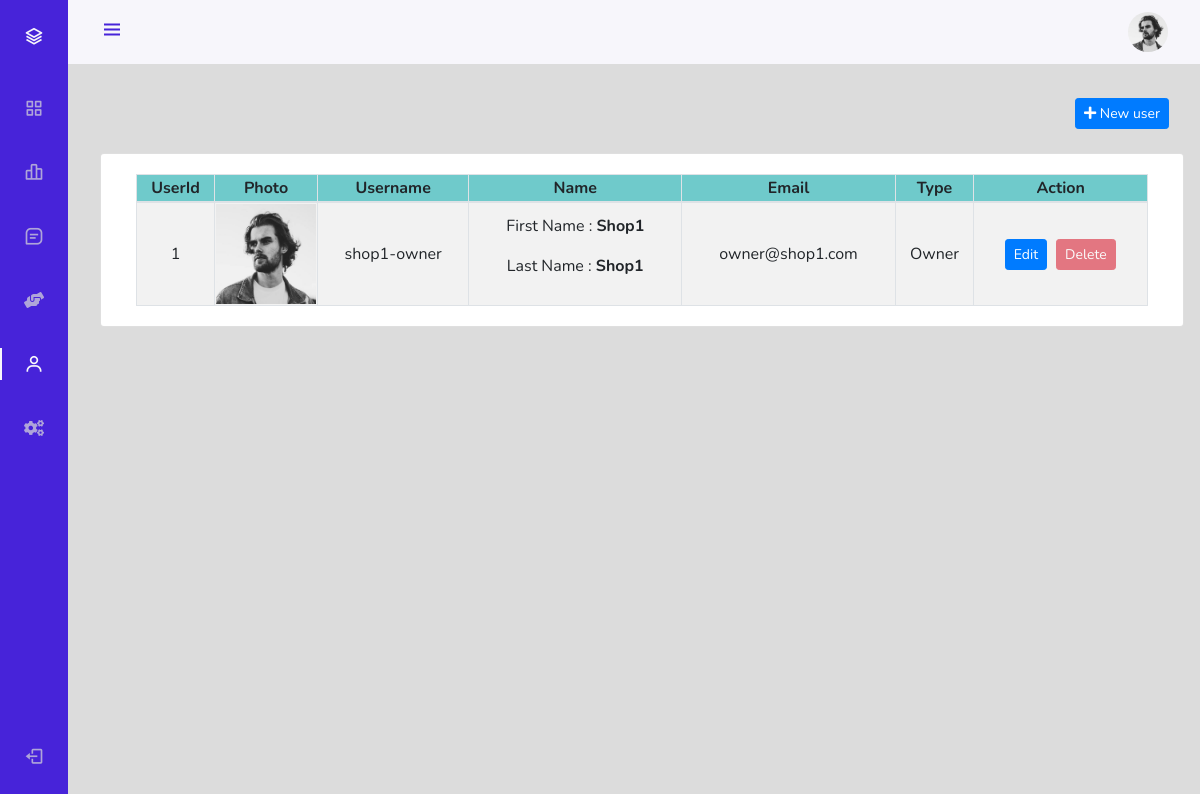
/OnlineStore/shop/index.php?page=userManage (signed in), run on the app's committed database.
### tables this page shows
CREATE TABLE `shopuser` (
  `shopuserId` int(11) NOT NULL,
  `shopId` int(11) NOT NULL,
  `firstname` varchar(255) NOT NULL,
  `lastname` varchar(255) NOT NULL,
  `username` varchar(250) NOT NULL,
  `password` varchar(250) NOT NULL,
  `userType` enum('1','2') NOT NULL COMMENT '1=owner, \r\n2=employee',
  `status` enum('0','1') NOT NULL DEFAULT '0' COMMENT '0=pending, 1=approved',
  `email` varchar(255) NOT NULL,
  `dateTime` datetime NOT NULL DEFAULT current_timestamp()
);

### OnlineStore/shop/userManage.php (the view, shortened to what this page needs)
<div class="container-fluid" style="margin-top:98px">
	    <?php
        $sql2 = "SELECT * FROM `shopuser` WHERE `shopuserId` = '$shopuserId'";
        $result2 = mysqli_query($conn, $sql2);
        $row2 = mysqli_fetch_assoc($result2);
        $usertype = $row2['userType'];
        if ($usertype == 1) {
        ?>
	<div class="row">
        <div class="col-lg-12">
            <button class="btn btn-primary float-right btn-sm" data-toggle="modal" data-target="#newUser"><i class="fa fa-plus"></i> New user</button>
        </div>
	</div>
	    <br>
	<div class="row">
		<div class="card col-lg-12">
			<div class="card-body">
				<table class="table-striped table-bordered col-md-12 text-center">
                    <thead style="background-color: rgb(111 202 203);">
                        <tr>
                            <th>UserId</th>
                            <th style="width:7%">Photo</th>
                            <th>Username</th>
                            <th>Name</th>
                            <th>Email</th>
                            <th>Type</th>
                            <th>Action</th>
                        </tr>
                    </thead>
                    <tbody>
                        <?php
                            $sql = "SELECT * FROM shopuser WHERE `shopId`= $shopId ";
                            $result = mysqli_query($conn, $sql);
                            while($row=mysqli_fetch_assoc($result)) {
                                $shopuserId = $row['shopuserId'];
                                $username = $row['username'];
                                $firstname = $row['firstname'];
                                $lastname = $row['lastname'];
                                $email = $row['email'];
                                $userType = $row['userType'];
                                if($userType == 1)
                                    $userType = "Owner";
                                echo '<tr>
                                    <td>' .$shopuserId. '</td>
                                    <td><img src="assetsForSideBar/img/person-' .$shopuserId. '.jpg" alt="image for this user" onError="this.src =\'assetsForSideBar/img/perfil.jpg\'" width="100px" height="100px"></td>
                                    <td>' .$username. '</td>
                                    <td>
                                        <p>First Name : <b>' .$firstname. '</b></p>
                                        <p>Last Name : <b>' .$lastname. '</b></p>
                                    </td>
                                    <td>' .$email. '</td>
                                    <td>' .$userType. '</td>
                                    <td class="text-center">
                                        <div class="row mx-auto" style="width:112px">
                                            <button class="btn btn-sm btn-primary" data-toggle="modal" data-target="#editUser' .$shopuserId. '" type="button">Edit</button>';
                                            if($row['userType'] == 1) {
                                                echo '<button class="btn btn-sm btn-danger"  disabled style="margin-left:9px;">Delete</button>';
                                            }
                                            else {
                                                echo '<button onclick="removeUser(' . $shopuserId . ')" class="btn btn-sm btn-danger" style="margin-left:9px;">Delete</button>
                                                    ';
                                            }
                                    echo '</div>
                                    </td>
                                </tr>';
                            }
                        ?>
                    </tbody>
		        </table>
			</div>
		</div>
	</div>
<?php   }else {
    echo '
                <h2><b>You do not have a permission for this page.</b></h2>
        ';}?>
</div>

### OnlineStore/shop/assetsForSideBar/css/styles.css (style rules this page uses)
:root { --header-height: 3rem; --nav-width: 68px; --first-color: #4723D9; --first-color-light: #AFA5D9; --white-color: #F7F6FB; --body-font: 'Nunito', sans-serif; --normal-font-size: 1rem; --z-fixed: 100; }
*,::before,::after { box-sizing: border-box; }
body { position: relative; margin: var(--header-height) 0 0 0; padding: 0 1rem; font-family: var(--body-font); font-size: var(--normal-font-size); transition: .5s; }
@media screen and (min-width: 768px) { body { margin: calc(var(--header-height) + 1rem) 0 0 0; padding-left: calc(var(--nav-width) + 2rem); } }

### data on the page
shopuser: shopuserId "1", username "shop1-owner", firstname "Shop1", lastname "Shop1", email "owner@shop1.com", userType "Owner", shows "Delete"
